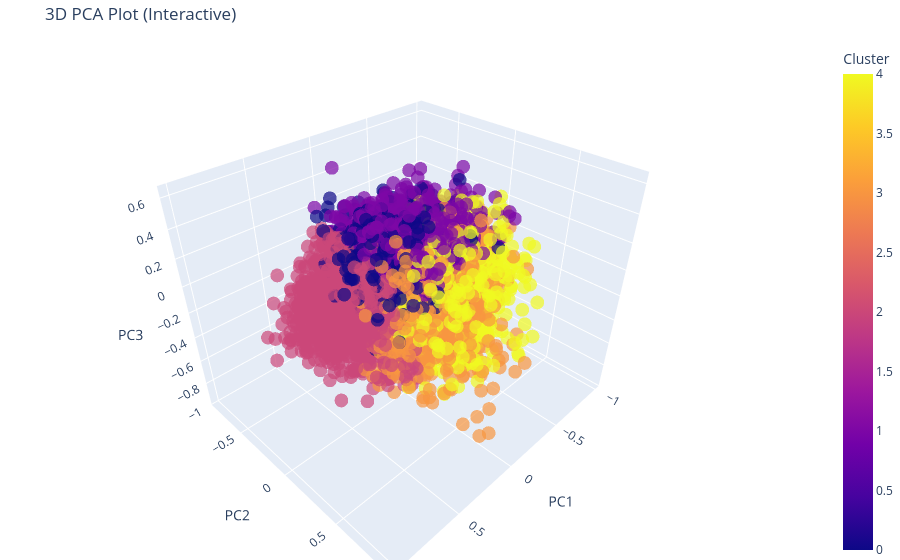

Notebook code for this chart:
### Code cell
import plotly.express as px

fig = px.scatter_3d(
    pca_df, 
    x='PC1', 
    y='PC2', 
    z='PC3',
    color='Cluster',
    title='3D PCA Plot (Interactive)',
    opacity=0.7,
    size_max=5
)

# Update layout for a cleaner look
fig.update_layout(margin=dict(l=0, r=0, b=0, t=40))
fig.show()

### Figure 1 — Plotly figure (JSON) as saved in the notebook; plotly's stock layout.template omitted (floating-point values rounded to 4 significant figures; data arrays with more than 128 entries replaced by an {"elided": "..."} marker saying what was removed)
{"data": [{"hovertemplate": "PC1=%{x}<br>PC2=%{y}<br>PC3=%{z}<br>Cluster=%{marker.color}<extra></extra>", "legendgroup": "", "marker": {"color": {"elided": "8648 int values"}, "coloraxis": "coloraxis", "opacity": 0.7, "symbol": "circle"}, "mode": "markers", "name": "", "scene": "scene", "showlegend": false, "type": "scatter3d", "x": {"elided": "8648 float values"}, "y": {"elided": "8648 float values"}, "z": {"elided": "8648 float values"}}], "layout": {"coloraxis": {"colorbar": {"title": {"text": "Cluster"}}, "colorscale": [[0, "#0d0887"], [0.1111, "#46039f"], [0.2222, "#7201a8"], [0.3333, "#9c179e"], [0.4444, "#bd3786"], [0.5556, "#d8576b"], [0.6667, "#ed7953"], [0.7778, "#fb9f3a"], [0.8889, "#fdca26"], [1, "#f0f921"]]}, "legend": {"tracegroupgap": 0}, "margin": {"b": 0, "l": 0, "r": 0, "t": 40}, "scene": {"domain": {"x": [0, 1], "y": [0, 1]}, "xaxis": {"title": {"text": "PC1"}}, "yaxis": {"title": {"text": "PC2"}}, "zaxis": {"title": {"text": "PC3"}}}, "title": {"text": "3D PCA Plot (Interactive)"}}}
